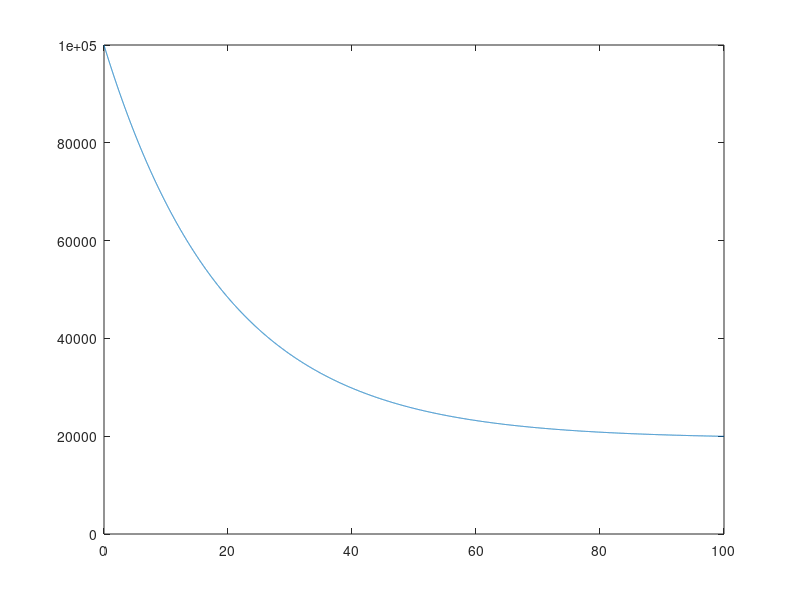

Recreate this plot in MATLAB.
%
function water(X0, A, B, u, tStep, tMax)
    if nargin==0 %number of input arguments is 0
        X0 =  100000; % inital value
        A = log(0.95); % waterloss
        B = 1; % weight
        u = 1000; % inflow
        tStep = 0.01;
        tMax = 100;
    end

    x = X0;
    xProgress = [];

    for t = 0:tStep:tMax
        x_ = A*x + B*u;
        x = x + x_*tStep;
        xProgress = [xProgress x ];
    end

plot(0:tStep:tMax , xProgress);

end